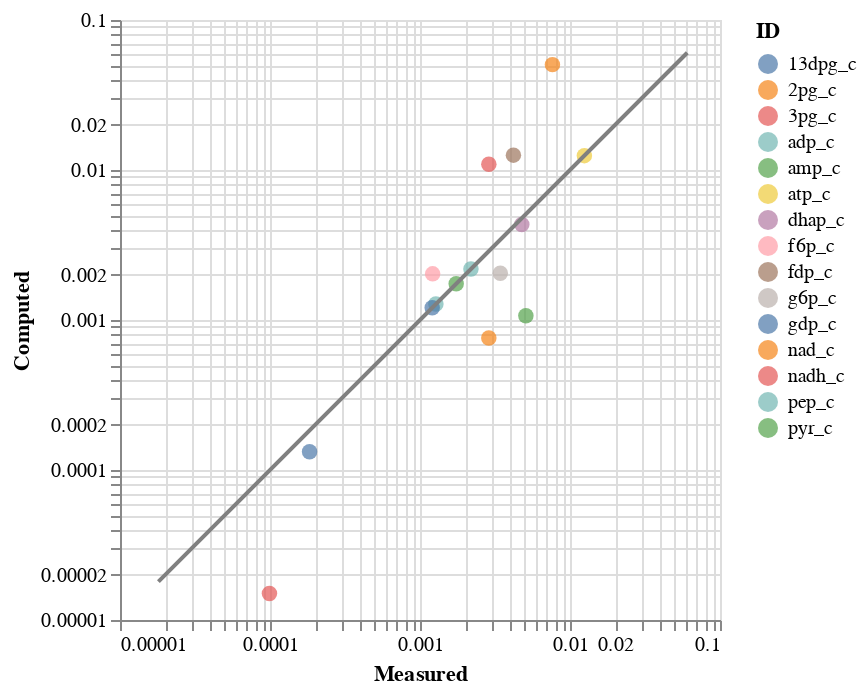

Here is the notebook cell this chart was saved with:
### Code cell
compare_data(conc_data, conc_solution.concentrations, scale="log")

### Figure 1 — Vega-Lite specification as saved in the notebook (floating-point values rounded to 4 significant figures)
{"config": {"view": {"continuousWidth": 400, "continuousHeight": 300}}, "layer": [{"data": {"name": "data-21ac52b44eb567bb4acf97cd0723575c"}, "mark": {"type": "circle", "size": 60}, "encoding": {"color": {"type": "nominal", "field": "ID"}, "tooltip": [{"type": "nominal", "field": "ID"}, {"type": "quantitative", "field": "Measured"}, {"type": "quantitative", "field": "Computed"}], "x": {"type": "quantitative", "field": "Measured", "scale": {"type": "log"}}, "y": {"type": "quantitative", "field": "Computed", "scale": {"type": "log"}}}, "height": 300, "width": 300}, {"data": {"name": "data-2405f7b0c25edae4ab545ff078bfd391"}, "mark": {"type": "line", "color": "grey"}, "encoding": {"x": {"type": "quantitative", "field": "Measured"}, "y": {"type": "quantitative", "field": "Computed"}}}], "$schema": "https://vega.github.io/schema/vega-lite/v4.8.1.json", "datasets": {"data-21ac52b44eb567bb4acf97cd0723575c": [{"ID": "adp_c", "Measured": 0.002185, "Computed": 0.002185}, {"ID": "amp_c", "Measured": 0.001743, "Computed": 0.001743}, {"ID": "atp_c", "Measured": 0.01247, "Computed": 0.01247}, {"ID": "nad_c", "Measured": 0.007636, "Computed": 0.05041}, {"ID": "nadh_c", "Measured": 9.916e-05, "Computed": 1.502e-05}, {"ID": "13dpg_c", "Measured": 0.0001835, "Computed": 0.0001322}, {"ID": "f6p_c", "Measured": 0.001214, "Computed": 0.00203}, {"ID": "dhap_c", "Measured": 0.004772, "Computed": 0.004335}, {"ID": "g6p_c", "Measured": 0.003431, "Computed": 0.002052}, {"ID": "pep_c", "Measured": 0.001276, "Computed": 0.001276}, {"ID": "pyr_c", "Measured": 0.005079, "Computed": 0.001069}, {"ID": "2pg_c", "Measured": 0.002876, "Computed": 0.0007578}, {"ID": "3pg_c", "Measured": 0.002876, "Computed": 0.01092}, {"ID": "fdp_c", "Measured": 0.004196, "Computed": 0.01256}, {"ID": "gdp_c", "Measured": 0.001206, "Computed": 0.001206}], "data-2405f7b0c25edae4ab545ff078bfd391": [{"Measured": 1.803e-05, "Computed": 1.803e-05}, {"Measured": 0.06049, "Computed": 0.06049}]}}
